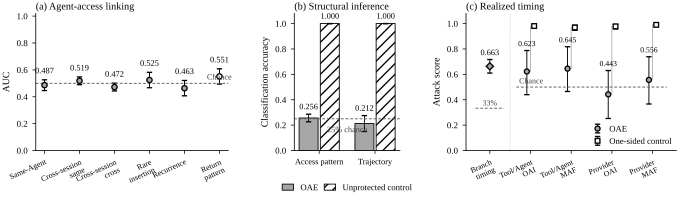

The Python source for this figure:
from __future__ import annotations

import csv
import json
from pathlib import Path

import matplotlib.pyplot as plt
import numpy as np


ROOT = Path(__file__).resolve().parent
PLOT_DATA = ROOT / "FINAL_PAPER_PLOT_DATA.csv"

PLOT_FIELDS = [
    "figure",
    "panel",
    "metric",
    "condition",
    "value",
    "CI_low",
    "CI_high",
    "chance",
    "sample_count",
    "evidence_scope",
    "p_value",
    "p95",
    "source_file",
    "source_row",
    "status",
]


def normalize_svg(path: Path) -> None:
    """Remove generator-only line-end spaces so Git validation stays clean."""
    text = path.read_text(encoding="utf-8")
    path.write_text("\n".join(line.rstrip() for line in text.splitlines()) + "\n", encoding="utf-8")


def read_csv(name: str) -> list[dict[str, str]]:
    with (ROOT / name).open(newline="", encoding="utf-8") as stream:
        return list(csv.DictReader(stream))


def one(rows: list[dict[str, str]], **wanted: str) -> dict[str, str]:
    matches = [row for row in rows if all(row.get(key) == value for key, value in wanted.items())]
    if len(matches) != 1:
        raise RuntimeError(f"expected one row for {wanted}, found {len(matches)}")
    return matches[0]


def add_plot_row(rows: list[dict[str, object]], **values: object) -> None:
    unknown = set(values) - set(PLOT_FIELDS)
    if unknown:
        raise ValueError(f"unknown plot-data fields: {unknown}")
    rows.append({field: values.get(field, "") for field in PLOT_FIELDS})


def build_plot_data() -> list[dict[str, object]]:
    access = read_csv("V15E_ACCESS_PRIVACY_RESULTS.csv")
    sequence = read_csv("V15E_SEQUENCE_RESULTS.csv")
    timing = read_csv("FINAL_TIMING_RESULTS.csv")
    final_sequence = read_csv("FINAL_SEQUENCE_RESULTS.csv")
    final_privacy = read_csv("FINAL_PRIVACY_RESULTS.csv")
    scale = read_csv("FINAL_SCALE_RESULTS.csv")
    overhead = read_csv("FINAL_OVERHEAD_RESULTS.csv")
    rows: list[dict[str, object]] = []

    access_specs = [
        ("Same-Agent", access, "SAME_AGENT_WITHIN_SESSION", "ESTABLISHED"),
        ("Cross-session\nsame", access, "CROSS_SESSION_SAME_SLOT", "ESTABLISHED"),
        ("Cross-session\ncross", access, "CROSS_SESSION_CROSS_SLOT", "ESTABLISHED"),
        ("Rare\ninsertion", sequence, "RARE_INSERTION_AAA_VS_AAB", "ESTABLISHED"),
        ("Recurrence", sequence, "RECURRENCE_AAA_VS_ABC", "ESTABLISHED"),
        ("Return\npattern", sequence, "RETURN_PATTERN_ABA_VS_ABC", "NOT_ESTABLISHED"),
    ]
    for label, source_rows, experiment, status in access_specs:
        row = one(source_rows, experiment=experiment, feature_view="ALL")
        add_plot_row(
            rows,
            figure="FIG2",
            panel="a_access_linking",
            metric="AUC",
            condition=label,
            value=row["test_train_oriented_auc"],
            CI_low=row["ci95_low"],
            CI_high=row["ci95_high"],
            chance=0.5,
            sample_count=row["n_test"],
            evidence_scope="CURRENT_FULL_SYSTEM",
            p_value=row["permutation_p"],
            source_file=(
                "V15E_ACCESS_PRIVACY_RESULTS.csv"
                if source_rows is access
                else "V15E_SEQUENCE_RESULTS.csv"
            ),
            source_row=f"{experiment}|ALL",
            status=status,
        )

    access_four = one(sequence, experiment="FOUR_CLASS_ORDERING_RECURRENCE", feature_view="ALL")
    access_control = one(
        sequence,
        experiment="FOUR_CLASS_ORDERING_RECURRENCE",
        feature_view="UNPROTECTED_VISIBLE_AGENT_ID_POSITIVE_CONTROL",
    )
    trajectory = one(
        final_sequence,
        experiment="FOUR_CLASS_EXECUTION_TRAJECTORY",
        feature_view="FINAL_OAE_STRUCTURAL_COMPOSITION",
    )
    trajectory_control = one(
        final_sequence,
        experiment="FOUR_CLASS_EXECUTION_TRAJECTORY",
        feature_view="UNNORMALIZED_VISIBLE_ACTION_ENDPOINT_POSITIVE_CONTROL",
    )
    for label, row, scope, source_row in (
        ("Access\nOAE", access_four, "CURRENT_FULL_SYSTEM", "FOUR_CLASS_ORDERING_RECURRENCE|ALL"),
        (
            "Access\ncontrol",
            access_control,
            "CURRENT_FULL_SYSTEM",
            "FOUR_CLASS_ORDERING_RECURRENCE|UNPROTECTED_VISIBLE_AGENT_ID_POSITIVE_CONTROL",
        ),
        (
            "Trajectory\nOAE",
            trajectory,
            "CURRENT_COMPONENT",
            "FOUR_CLASS_EXECUTION_TRAJECTORY|FINAL_OAE_STRUCTURAL_COMPOSITION",
        ),
        (
            "Trajectory\ncontrol",
            trajectory_control,
            "CURRENT_COMPONENT",
            "FOUR_CLASS_EXECUTION_TRAJECTORY|UNNORMALIZED_VISIBLE_ACTION_ENDPOINT_POSITIVE_CONTROL",
        ),
    ):
        add_plot_row(
            rows,
            figure="FIG2",
            panel="b_sequence_structure",
            metric="Accuracy",
            condition=label,
            value=row["test_accuracy"],
            CI_low=row["ci95_low"],
            CI_high=row["ci95_high"],
            chance=0.25,
            sample_count=row["n_test"],
            evidence_scope=scope,
            p_value=row["permutation_p"],
            source_file=(
                "V15E_SEQUENCE_RESULTS.csv" if label.startswith("Access") else "FINAL_SEQUENCE_RESULTS.csv"
            ),
            source_row=source_row,
            status="EMPIRICALLY_SUPPORTED",
        )

    branch = one(
        final_privacy,
        experiment="PROVISIONED_UNPROVISIONED_IDLE",
        feature_view="TIMING",
    )
    add_plot_row(
        rows,
        figure="FIG2",
        panel="c_realized_timing",
        metric="Accuracy",
        condition="Branch\ntiming",
        value=branch["test_accuracy"],
        CI_low=branch["ci95_low"],
        CI_high=branch["ci95_high"],
        chance=1 / 3,
        sample_count=branch["n_test"],
        evidence_scope="CURRENT_COMPONENT",
        p_value=branch["permutation_p"],
        source_file="FINAL_PRIVACY_RESULTS.csv",
        source_row="PROVISIONED_UNPROVISIONED_IDLE|TIMING",
        status="NOT_ESTABLISHED",
    )

    timing_labels = {
        ("TOOL_VS_AGENT_AS_TOOL", "OpenAI Agents SDK"): "Tool/Agent\nOAI",
        ("TOOL_VS_AGENT_AS_TOOL", "Microsoft Agent Framework"): "Tool/Agent\nMAF",
        ("PROVIDER_READINESS", "OpenAI Agents SDK"): "Provider\nOAI",
        ("PROVIDER_READINESS", "Microsoft Agent Framework"): "Provider\nMAF",
    }
    for key, label in timing_labels.items():
        experiment, framework = key
        for condition, display, scope in (
            ("FINAL_OAE_BIDIRECTIONAL_SHAPING", "OAE", "CURRENT_FULL_SYSTEM"),
            (
                "HISTORICAL_ONE_SIDED_POSITIVE_CONTROL",
                "One-sided control",
                "HISTORICAL_ABLATION",
            ),
        ):
            row = one(timing, experiment=experiment, framework=framework, condition=condition)
            add_plot_row(
                rows,
                figure="FIG2",
                panel="c_realized_timing",
                metric="AUC",
                condition=f"{label}|{display}",
                value=row["test_train_oriented_auc"],
                CI_low=row["ci95_low"],
                CI_high=row["ci95_high"],
                chance=0.5,
                sample_count=row["n_test"],
                evidence_scope=scope,
                p_value=row["permutation_p"],
                source_file="FINAL_TIMING_RESULTS.csv",
                source_row=f"{experiment}|{framework}|{condition}",
                status="NOT_ESTABLISHED" if display == "OAE" else "POSITIVE_CONTROL",
            )

    for row in scale:
        for metric, p50_col, p95_col in (
            ("PSI", "psi_online_p50_ms", "psi_online_p95_ms"),
            ("PIR", "pir_online_p50_ms", "pir_online_p95_ms"),
            ("Combined", "combined_pipelined_p50_ms", "combined_pipelined_p95_ms"),
        ):
            add_plot_row(
                rows,
                figure="SCALE",
                panel="online_latency",
                metric=metric,
                condition=row["N"],
                value=row[p50_col],
                p95=row[p95_col],
                sample_count=row["queries"],
                evidence_scope="CURRENT_FULL_SYSTEM",
                source_file="FINAL_SCALE_RESULTS.csv",
                source_row=f"N={row['N']}|{metric}",
                status="ESTABLISHED",
            )

    overhead_lookup = {row["metric"]: row for row in overhead}
    for label, metric_name in (
        ("APSI", "APSI_bytes_per_profile"),
        ("SimplePIR", "SimplePIR_bytes_per_profile"),
        ("Gateway", "bytes_per_profile"),
    ):
        source = overhead_lookup[metric_name]
        if label == "Gateway" and source["section"] != "GATEWAY":
            source = one(overhead, metric="bytes_per_profile", section="GATEWAY")
        add_plot_row(
            rows,
            figure="TRAFFIC",
            panel="base_profile",
            metric="MiB",
            condition=label,
            value=float(source["value"]) / 1048576,
            evidence_scope="CURRENT_FULL_SYSTEM",
            source_file="FINAL_OVERHEAD_RESULTS.csv",
            source_row=f"{source['metric']}|{source['section']}",
            status="ESTABLISHED",
        )

    with PLOT_DATA.open("w", newline="", encoding="utf-8") as stream:
        writer = csv.DictWriter(stream, fieldnames=PLOT_FIELDS)
        writer.writeheader()
        writer.writerows(rows)
    return rows


def build_native_comparison_and_table() -> None:
    native = read_csv("FINAL_NATIVE_LATENCY_RESULTS.csv")
    stats = json.loads((ROOT / "FINAL_STATISTICAL_SUMMARY.json").read_text(encoding="utf-8"))
    oae = {
        (row["framework"], row["workload"]): row
        for row in stats["utility"]["summary_by_coordinate"]
        if row["workload"] != "IDLE_PROFILE_ONLY"
    }
    workload_map = {
        "PROVISIONED_ORDINARY": "PROVISIONED_ORDINARY",
        "UNPROVISIONED_ORDINARY": "UNPROVISIONED_ORDINARY",
        "NESTED_AGENT_AS_TOOL": "PROVISIONED_NESTED_AGENT_AS_TOOL",
        "REPEATED_AGENT": "REPEATED_AGENT",
        "MIXED_AGENT_LLM_TOOL": "MIXED_AGENT_LLM_TOOL",
    }
    comparison: list[dict[str, object]] = []
    for row in native:
        target = oae[(row["framework"], workload_map[row["workload"]])]
        native_p50 = float(row["task_latency_p50_ms"])
        oae_p50 = float(target["task_latency_p50_ms_successful"])
        comparison.append(
            {
                **row,
                "oae_workload": workload_map[row["workload"]],
                "oae_measured_executions": target["n"],
                "oae_successes": target["semantic_successes"],
                "oae_failures": target["n"] - target["semantic_successes"],
                "oae_task_latency_p50_ms": oae_p50,
                "oae_task_latency_p95_ms": target["task_latency_p95_ms_successful"],
                "additive_p50_overhead_ms": oae_p50 - native_p50,
                "p50_slowdown_ratio": oae_p50 / native_p50,
            }
        )
    if len(comparison) != 10:
        raise RuntimeError("matched native/OAE comparison must contain exactly 10 coordinates")
    native_fields = list(comparison[0])
    with (ROOT / "FINAL_NATIVE_LATENCY_RESULTS.csv").open("w", newline="", encoding="utf-8") as stream:
        writer = csv.DictWriter(stream, fieldnames=native_fields)
        writer.writeheader()
        writer.writerows(comparison)

    table_rows = [
        ("Scale", "Provisioned-Agent store", "100,000 schema-valid artifacts"),
        ("Utility", "Semantic success", "240/240 non-idle executions"),
        ("Utility", "Profile conformance", "280/280 sessions"),
        ("Reliability", "Overflow / silent loss", "0 / 0"),
        ("Reliability", "Retrieval / loader failure", "0 / 0"),
        ("Latency", "Retrieval p50 / p95", "771.729 / 7466.234 ms"),
        ("Latency", "Task p50 / p95", "5002.551 / 14880.534 ms"),
        ("Communication", "Base public profile", "9.903 MiB/session"),
        ("Communication", "Measured workload mean", "11.318 MiB/execution"),
        ("Efficiency", "Dummy Agent / LLM / Tool executions", "0 / 0 / 0"),
    ]
    for framework, short_name in (("OpenAI Agents SDK", "OAI"), ("Microsoft Agent Framework", "MAF")):
        selected = [row for row in comparison if row["framework"] == framework]
        native_values = [float(row["task_latency_p50_ms"]) for row in selected]
        oae_values = [float(row["oae_task_latency_p50_ms"]) for row in selected]
        slowdown_values = [float(row["p50_slowdown_ratio"]) for row in selected]
        result = (
            f"native {min(native_values):.3f}--{max(native_values):.3f} ms; "
            f"OAE {min(oae_values):.3f}--{max(oae_values):.3f} ms; "
            f"{min(slowdown_values):.1f}--{max(slowdown_values):.1f}x"
        )
        table_rows.append(("Matched latency", f"{short_name}: p50 range (5 workloads)", result))
    with (ROOT / "FINAL_PAPER_TABLE1.csv").open("w", newline="", encoding="utf-8") as stream:
        writer = csv.writer(stream)
        writer.writerow(("Category", "Metric", "Result"))
        writer.writerows(table_rows)

    def esc(value: str) -> str:
        return value.replace("&", r"\&").replace("%", r"\%").replace("_", r"\_")

    tex = [
        r"\begin{table}[t]",
        r"\centering",
        r"\caption{Final utility, reliability, and overhead results. Native/OAE entries report task-latency p50/p95; latency statistics use successful semantic executions.}",
        r"\label{tab:final-results}",
        r"\scriptsize",
        r"\setlength{\tabcolsep}{2.8pt}",
        r"\begin{tabular}{@{}p{0.15\columnwidth}p{0.27\columnwidth}p{0.52\columnwidth}@{}}",
        r"\toprule",
        r"Category & Metric & Result \\",
        r"\midrule",
    ]
    for category, metric, result in table_rows:
        tex.append(f"{esc(category)} & {esc(metric)} & {esc(result)} \\\\")
    tex.extend((r"\bottomrule", r"\end{tabular}", r"\end{table}"))
    (ROOT / "FINAL_PAPER_TABLE1.tex").write_text("\n".join(tex) + "\n", encoding="utf-8")


def configure_style() -> None:
    plt.rcParams.update(
        {
            "font.family": "serif",
            "font.serif": ["Times New Roman", "Times", "DejaVu Serif"],
            "font.size": 7.3,
            "axes.labelsize": 7.3,
            "axes.titlesize": 7.6,
            "xtick.labelsize": 6.7,
            "ytick.labelsize": 6.7,
            "legend.fontsize": 6.5,
            "axes.linewidth": 0.6,
            "pdf.fonttype": 42,
            "ps.fonttype": 42,
            "svg.fonttype": "none",
            "savefig.facecolor": "white",
            "figure.facecolor": "white",
        }
    )


def errorbar(axis, x, row, **kwargs):
    value = float(row["value"])
    low = float(row["CI_low"])
    high = float(row["CI_high"])
    axis.errorbar(x, value, yerr=[[value - low], [high - value]], capsize=2, **kwargs)


def generate_fig2(rows: list[dict[str, str]]) -> None:
    configure_style()
    figure, axes = plt.subplots(
        1,
        3,
        figsize=(7.16, 2.42),
        gridspec_kw={"width_ratios": [2.15, 1.18, 2.35]},
    )
    ax_a, ax_b, ax_c = axes

    access = [row for row in rows if row["figure"] == "FIG2" and row["panel"] == "a_access_linking"]
    x = np.arange(len(access))
    for index, row in enumerate(access):
        errorbar(
            ax_a,
            index,
            row,
            fmt="o",
            color="black",
            markerfacecolor="0.65" if row["status"] != "NOT_ESTABLISHED" else "white",
            markeredgecolor="black",
            markersize=4.0,
            linewidth=0.75,
        )
        ax_a.text(index, float(row["CI_high"]) + 0.035, f"{float(row['value']):.3f}", ha="center", va="bottom", fontsize=6.3)
    ax_a.axhline(0.5, color="0.35", linestyle=(0, (3, 2)), linewidth=0.7)
    ax_a.text(5.35, 0.515, "Chance", ha="right", va="bottom", fontsize=6.2, color="0.25")
    ax_a.set_xticks(x, [row["condition"] for row in access])
    plt.setp(ax_a.get_xticklabels(), rotation=24, ha="right", rotation_mode="anchor", fontsize=5.9)
    ax_a.set_ylim(0, 1.02)
    ax_a.set_ylabel("AUC")
    ax_a.set_title("(a) Agent-access linking", loc="left", pad=3)

    structural = [row for row in rows if row["figure"] == "FIG2" and row["panel"] == "b_sequence_structure"]
    for group_index, prefix in enumerate(("Access", "Trajectory")):
        for offset, suffix, facecolor, hatch, legend in (
            (-0.19, "OAE", "0.65", "", "OAE"),
            (0.19, "control", "white", "///", "Unprotected control"),
        ):
            row = next(item for item in structural if item["condition"] == f"{prefix}\n{suffix}")
            xpos = group_index + offset
            ax_b.bar(
                xpos,
                float(row["value"]),
                width=0.34,
                facecolor=facecolor,
                edgecolor="black",
                hatch=hatch,
                linewidth=0.65,
                label=legend if group_index == 0 else None,
            )
            value = float(row["value"])
            low = float(row["CI_low"])
            high = float(row["CI_high"])
            ax_b.errorbar(xpos, value, yerr=[[value - low], [high - value]], fmt="none", color="black", linewidth=0.65, capsize=2)
            ax_b.text(xpos, min(1.0, high) + 0.025, f"{value:.3f}", ha="center", va="bottom", fontsize=6.2)
    ax_b.axhline(0.25, color="0.35", linestyle=(0, (3, 2)), linewidth=0.7)
    ax_b.text(0.5, 0.19, "25% chance", ha="center", va="top", fontsize=6.2, color="0.25")
    ax_b.set_xticks([0, 1], ["Access pattern", "Trajectory"])
    plt.setp(ax_b.get_xticklabels(), fontsize=6.2)
    ax_b.set_ylim(0, 1.08)
    ax_b.set_ylabel("Classification accuracy")
    ax_b.set_title("(b) Structural inference", loc="left", pad=3)
    ax_b.legend(frameon=False, loc="lower center", bbox_to_anchor=(0.5, -0.36), ncol=2, handlelength=1.3, columnspacing=0.7)

    timing_rows = [row for row in rows if row["figure"] == "FIG2" and row["panel"] == "c_realized_timing"]
    branch = next(row for row in timing_rows if row["metric"] == "Accuracy")
    gateway = [row for row in timing_rows if row["metric"] == "AUC"]
    labels = ["Branch\ntiming", "Tool/Agent\nOAI", "Tool/Agent\nMAF", "Provider\nOAI", "Provider\nMAF"]
    errorbar(ax_c, 0, branch, fmt="D", color="black", markerfacecolor="0.65", markersize=3.8, linewidth=0.7)
    ax_c.text(0, float(branch["CI_high"]) + 0.035, f"{float(branch['value']):.3f}", ha="center", fontsize=6.2)
    ax_c.hlines(1 / 3, -0.35, 0.35, color="0.35", linestyle=(0, (3, 2)), linewidth=0.7)
    ax_c.text(0, 0.355, "33%", ha="center", fontsize=5.9, color="0.25")
    for index, label in enumerate(labels[1:], start=1):
        oae = next(row for row in gateway if row["condition"] == f"{label}|OAE")
        control = next(row for row in gateway if row["condition"] == f"{label}|One-sided control")
        ax_c.plot([index, index], [float(oae["value"]), float(control["value"])], color="0.65", linewidth=0.6, zorder=1)
        errorbar(ax_c, index - 0.09, oae, fmt="o", color="black", markerfacecolor="0.65", markersize=3.8, linewidth=0.7, label="OAE" if index == 1 else None)
        errorbar(ax_c, index + 0.09, control, fmt="s", color="black", markerfacecolor="white", markersize=3.5, linewidth=0.7, label="One-sided control" if index == 1 else None)
        ax_c.text(index - 0.09, float(oae["CI_high"]) + 0.035, f"{float(oae['value']):.3f}", ha="center", fontsize=5.8)
    ax_c.hlines(0.5, 0.65, 4.35, color="0.35", linestyle=(0, (3, 2)), linewidth=0.7)
    ax_c.text(0.72, 0.515, "Chance", ha="left", va="bottom", fontsize=6.0, color="0.25")
    ax_c.axvline(0.5, color="0.75", linestyle=":", linewidth=0.6)
    ax_c.set_xticks(np.arange(5), labels)
    plt.setp(ax_c.get_xticklabels(), rotation=24, ha="right", rotation_mode="anchor", fontsize=5.8)
    ax_c.set_ylim(0, 1.08)
    ax_c.set_ylabel("Attack score")
    ax_c.set_title("(c) Realized timing", loc="left", pad=3)
    ax_c.legend(frameon=False, loc="lower right", handletextpad=0.35, borderaxespad=0.15)

    for axis in axes:
        axis.spines["top"].set_visible(False)
        axis.spines["right"].set_visible(False)
        axis.tick_params(width=0.55, length=2.5)
        axis.grid(False)
    figure.subplots_adjust(left=0.063, right=0.995, bottom=0.31, top=0.90, wspace=0.39)
    figure.savefig(ROOT / "FINAL_FIG2.pdf", bbox_inches="tight", pad_inches=0.025)
    svg_path = ROOT / "FINAL_FIG2.svg"
    figure.savefig(svg_path, bbox_inches="tight", pad_inches=0.025)
    normalize_svg(svg_path)
    plt.close(figure)


def generate_traffic(rows: list[dict[str, str]]) -> None:
    configure_style()
    traffic = [row for row in rows if row["figure"] == "TRAFFIC"]
    order = ["APSI", "SimplePIR", "Gateway"]
    values = [float(next(row for row in traffic if row["condition"] == label)["value"]) for label in order]
    colors = ["0.35", "0.7", "white"]
    hatches = ["", "///", "..."]
    figure, axis = plt.subplots(figsize=(3.45, 1.35))
    left = 0.0
    for label, value, color, hatch in zip(order, values, colors, hatches):
        axis.barh(0, value, left=left, height=0.46, color=color, edgecolor="black", linewidth=0.65, hatch=hatch, label=label)
        if value >= 0.7:
            axis.text(left + value / 2, 0, f"{value:.2f}", ha="center", va="center", color="white" if color == "0.35" else "black", fontsize=6.4)
        left += value
    axis.set_xlim(0, left * 1.02)
    axis.set_yticks([])
    axis.set_xlabel("Traffic per base public profile (MiB)")
    axis.legend(ncol=3, frameon=False, loc="upper center", bbox_to_anchor=(0.5, 1.25), handlelength=1.4, columnspacing=0.9)
    axis.text(left, 0.32, f"Total: {left:.3f} MiB", ha="right", va="bottom", fontsize=6.5)
    axis.spines["left"].set_visible(False)
    axis.spines["top"].set_visible(False)
    axis.spines["right"].set_visible(False)
    axis.tick_params(width=0.55, length=2.5)
    figure.subplots_adjust(left=0.03, right=0.99, bottom=0.30, top=0.78)
    figure.savefig(ROOT / "FINAL_TRAFFIC_BREAKDOWN.pdf", bbox_inches="tight", pad_inches=0.025)
    svg_path = ROOT / "FINAL_TRAFFIC_BREAKDOWN.svg"
    figure.savefig(svg_path, bbox_inches="tight", pad_inches=0.025)
    normalize_svg(svg_path)
    plt.close(figure)


def write_audit(rows: list[dict[str, str]]) -> None:
    plotted = [row for row in rows if row["figure"] in {"FIG2", "SCALE", "TRAFFIC"}]
    lines = [
        "# Final figure number audit",
        "",
        "Every figure reads `FINAL_PAPER_PLOT_DATA.csv`; each row below was copied mechanically from the listed machine-readable source row.",
        "",
        "| Figure / panel | Plotted metric | Source file / row | Value | CI or p95 | Status |",
        "|---|---|---|---:|---:|---|",
    ]
    for row in plotted:
        interval = ""
        if row["CI_low"] and row["CI_high"]:
            interval = f"[{float(row['CI_low']):.3f}, {float(row['CI_high']):.3f}]"
        elif row["p95"]:
            interval = f"p95={float(row['p95']):.3f}"
        lines.append(
            f"| {row['figure']} / {row['panel']} | {row['condition']} ({row['metric']}) | "
            f"`{row['source_file']}` / `{row['source_row']}` | {float(row['value']):.6g} | "
            f"{interval} | {row['status']} |"
        )
    (ROOT / "FINAL_FIGURE_NUMBER_AUDIT.md").write_text("\n".join(lines) + "\n", encoding="utf-8")


def main() -> None:
    build_native_comparison_and_table()
    build_plot_data()
    rows = read_csv("FINAL_PAPER_PLOT_DATA.csv")
    generate_fig2(rows)
    generate_traffic(rows)
    write_audit(rows)


if __name__ == "__main__":
    main()
